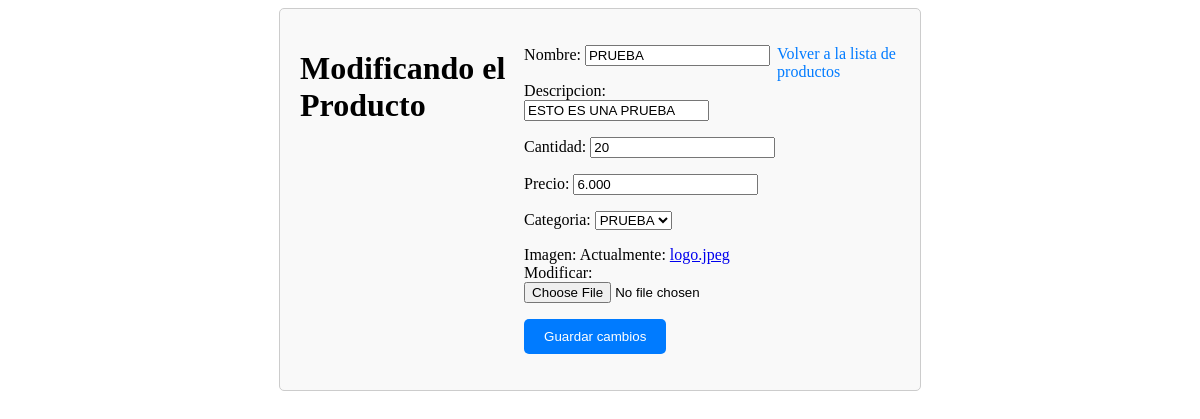
Screenshot of /producto/4/editar/ with the database file from the repository.
### tamaleria/models.py (models this page shows, shortened)
class Producto(models.Model):
    nombre = models.CharField(max_length=100)
    descripcion = models.CharField(max_length=500)
    cantidad = models.PositiveIntegerField()
    precio = models.DecimalField(max_digits=10, decimal_places=3, validators=[MinValueValidator(0)])
    categoria = models.ForeignKey(Categoria, on_delete=models.CASCADE, null=True)
    imagen = models.ImageField()

class Categoria(models.Model):
    nombre = models.CharField(max_length=100, unique=True)
    def __str__( self ):
        return self.nombre

### tamaleria/views.py (the view)
# urls.py: path('producto/<int:producto_id>/editar/', views.editar_producto, name='editar_producto'),
def editar_producto(request, producto_id):
    producto = get_object_or_404(Producto, pk=producto_id)
    if request.method == 'POST':
        form = FormProducto(request.POST, request.FILES, instance=producto)
        if form.is_valid():
            form.save()
            return redirect('producto')
    else:
        form = FormProducto(instance=producto)
    return render(request, 'productos/editar_producto.html', {
        'form': form
    })

### tamaleria/forms.py
class FormProducto(forms.ModelForm):
    class Meta:
        model = Producto
        fields = '__all__'

### tamaleria/templates/productos/editar_producto.html (shortened to what this page needs)
{% block content %}
<div class="product-edit">
    <h1>Modificando el Producto</h1>
    <form method="post" class="edit-form">
        {{ form.as_p }}
        <button type="submit" class="submit-button">Guardar cambios</button>
    </form>
    <p><a href="{% url 'producto' %}" class="back-link">Volver a la lista de productos</a></p>
</div>
{% endblock %}

### tamaleria/templates/productos/editar_producto.html (style rules this page uses)
.product-edit { display: flex; max-width: 600px; margin: 0 auto; padding: 20px; border: 1px solid #ccc; border-radius: 5px; background-color: #f9f9f9; }
.back-link { text-decoration: none; color: #007bff; }
.submit-button { background-color: #007bff; color: #fff; border: none; padding: 10px 20px; border-radius: 5px; cursor: pointer; }

### rows the page displays
Producto: nombre "PRUEBA", descripcion "ESTO ES UNA PRUEBA", cantidad "20", precio "6.000", categoria "PRUEBA"
